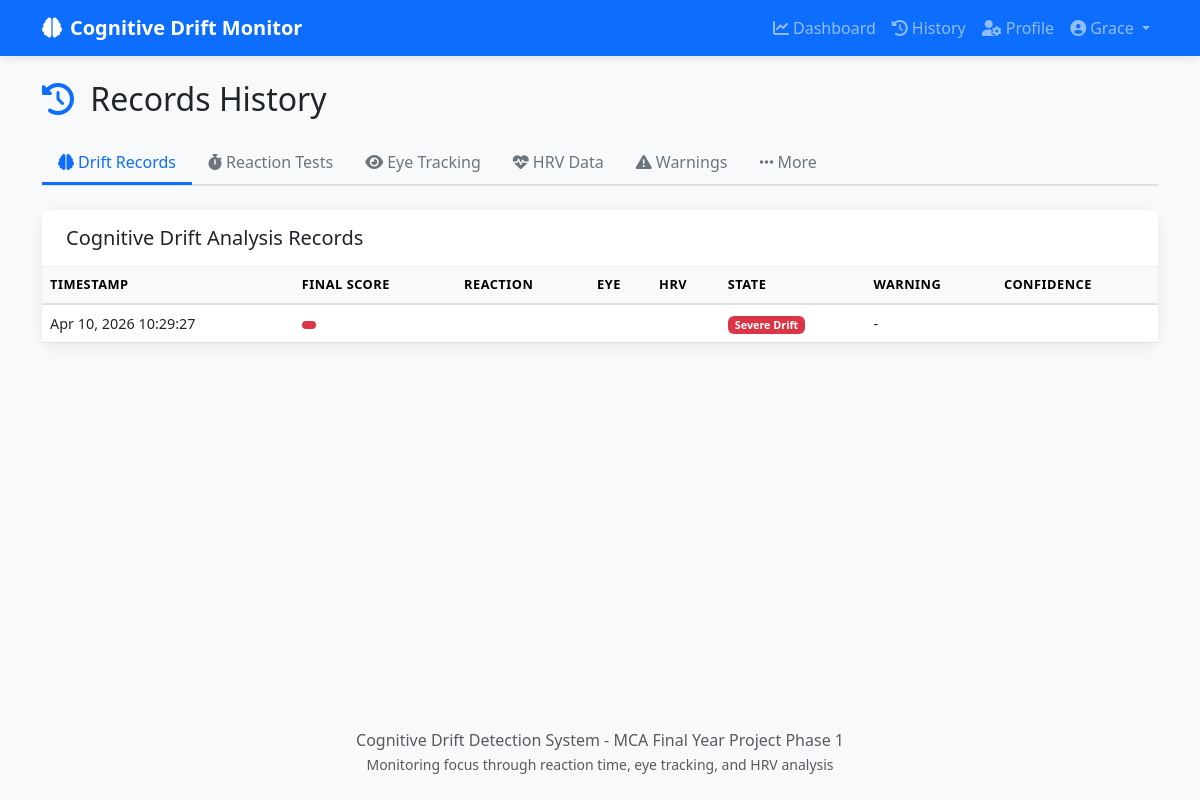
/history/ (signed in), run on an earlier commit of the app's database.
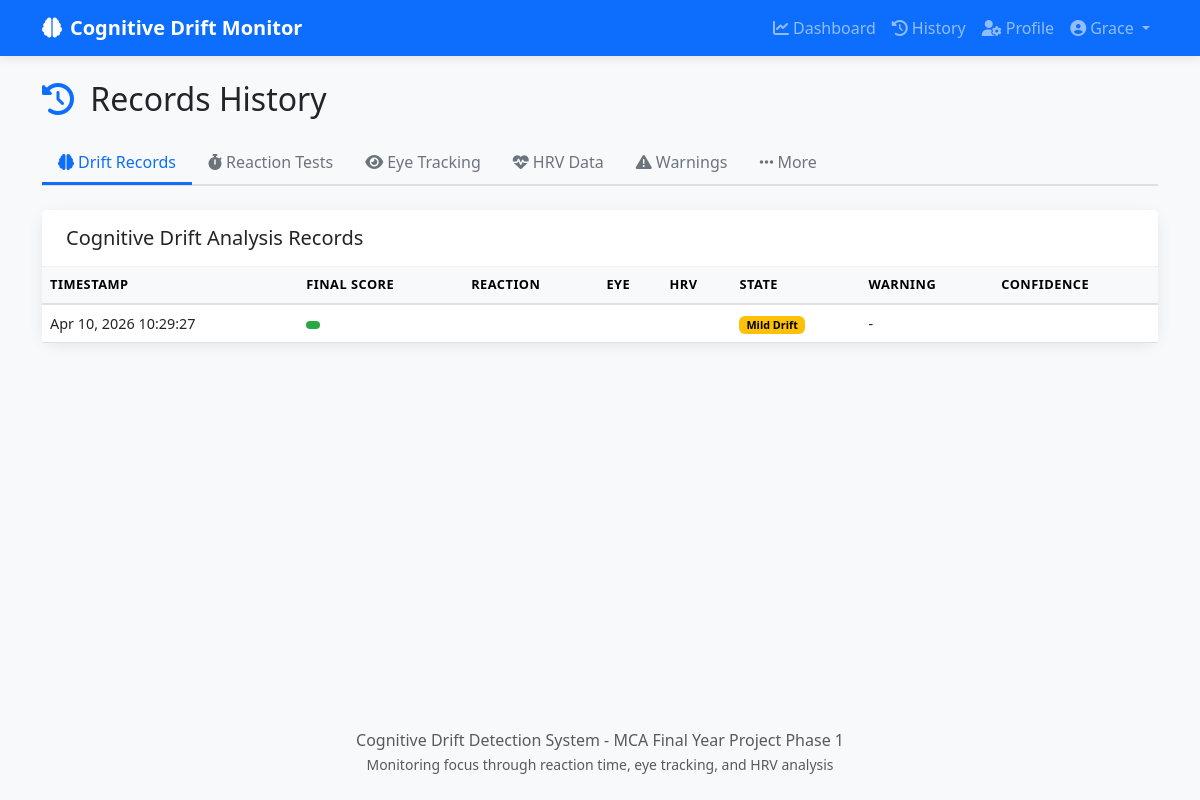
And on a later commit of the database.
### core/models.py (models this page shows, shortened)
class DriftRecord(models.Model):
    COGNITIVE_STATE_CHOICES = [
        ('focused', 'Focused'),
        ('mild_drift', 'Mild Drift'),
        ('moderate_drift', 'Moderate Drift'),
        ('severe_drift', 'Severe Drift'),
    ]
    WARNING_LEVEL_CHOICES = [
        ('none', 'None'),
        ('low', 'Low'),
        ('medium', 'Medium'),
        ('high', 'High'),
        ('critical', 'Critical'),
    ]
    user = models.ForeignKey(User, on_delete=models.CASCADE, related_name='drift_records')
    timestamp = models.DateTimeField(default=timezone.now)
    reaction_score = models.FloatField(null=True, blank=True, help_text="Reaction time based score (0-100)")
    eye_score = models.FloatField(null=True, blank=True, help_text="Eye tracking based score (0-100)")
    hrv_score = models.FloatField(null=True, blank=True, help_text="Heart rate variability score (0-100)")
    final_score = models.FloatField(null=True, blank=True, help_text="Combined final drift score (0-100, higher = more drift)")
    cognitive_state = models.CharField(max_length=20, choices=COGNITIVE_STATE_CHOICES, default='focused')
    warning_level = models.CharField(max_length=10, choices=WARNING_LEVEL_CHOICES, null=True, blank=True)
    reaction_triggered = models.BooleanField(default=False, help_text="Whether reaction test was triggered")
    confidence_score = models.FloatField(null=True, blank=True, help_text="Model confidence (0-1)")
    class Meta:
        verbose_name = "Drift Record"
        verbose_name_plural = "Drift Records"
        ordering = ['-timestamp']
        indexes = [
            models.Index(fields=['user', '-timestamp']),
        ]

### core/views.py (the view)
# urls.py: path('history/', views.history_view, name='history'),
@login_required
def history_view(request):
    user = request.user
    drift_records = DriftRecord.objects.filter(user=user).order_by('-timestamp')[:50]
    reaction_records = ReactionSession.objects.filter(user=user).order_by('-timestamp')[:20]
    eye_records = EyeRecord.objects.filter(user=user).order_by('-timestamp')[:20]
    hrv_records = HRVRecord.objects.filter(user=user).order_by('-timestamp')[:20]
    warning_records = WarningLog.objects.filter(user=user).order_by('-timestamp')[:20]
    goal_records = GoalRecord.objects.filter(user=user).order_by('-date')[:20]
    pomodoro_records = PomodoroSession.objects.filter(user=user).order_by('-start_time')[:20]
    distraction_records = DistractionRecord.objects.filter(user=user).order_by('-timestamp')[:20]
    context = {
        'drift_records': drift_records,
        'reaction_records': reaction_records,
        'eye_records': eye_records,
        'hrv_records': hrv_records,
        'warning_records': warning_records,
        'goal_records': goal_records,
        'pomodoro_records': pomodoro_records,
        'distraction_records': distraction_records,
    }
    return render(request, 'core/history.html', context)

### core/models.py (called while the page is built)
    @property
    def accuracy(self):
        if self.total_trials > 0:
            return (self.valid_trials / self.total_trials) * 100
        return 0

### templates/core/history.html (shortened to what this page needs)
{% extends 'base.html' %}
{% block content %}
<div class="container py-4">
    <h2 class="mb-4">
        <i class="fas fa-history me-2 text-primary"></i>
        Records History
    </h2>
    <ul class="nav nav-tabs mb-4" id="historyTabs" role="tablist">
        <li class="nav-item" role="presentation">
            <button class="nav-link active" id="drift-tab" data-bs-toggle="tab" data-bs-target="#drift" type="button">
                <i class="fas fa-brain me-1"></i>Drift Records
            </button>
        </li>
        <li class="nav-item" role="presentation">
            <button class="nav-link" id="reaction-tab" data-bs-toggle="tab" data-bs-target="#reaction" type="button">
                <i class="fas fa-stopwatch me-1"></i>Reaction Tests
            </button>
        </li>
        <li class="nav-item" role="presentation">
            <button class="nav-link" id="eye-tab" data-bs-toggle="tab" data-bs-target="#eye" type="button">
                <i class="fas fa-eye me-1"></i>Eye Tracking
            </button>
        </li>
        <li class="nav-item" role="presentation">
            <button class="nav-link" id="hrv-tab" data-bs-toggle="tab" data-bs-target="#hrv" type="button">
                <i class="fas fa-heartbeat me-1"></i>HRV Data
            </button>
        </li>
        <li class="nav-item" role="presentation">
            <button class="nav-link" id="warning-tab" data-bs-toggle="tab" data-bs-target="#warning" type="button">
                <i class="fas fa-exclamation-triangle me-1"></i>Warnings
            </button>
        </li>
        <li class="nav-item" role="presentation">
            <button class="nav-link" id="other-tab" data-bs-toggle="tab" data-bs-target="#other" type="button">
                <i class="fas fa-ellipsis-h me-1"></i>More
            </button>
        </li>
    </ul>
    <div class="tab-content" id="historyTabsContent">
        <div class="tab-pane fade show active" id="drift" role="tabpanel">
            <div class="card">
                <div class="card-header bg-white">
                    <h5 class="mb-0">Cognitive Drift Analysis Records</h5>
                </div>
                <div class="card-body p-0">
                    {% if drift_records %}
                        <div class="table-responsive">
                            <table class="table table-hover mb-0">
                                <thead class="table-light">
                                    <tr>
                                        <th>Timestamp</th>
                                        <th>Final Score</th>
                                        <th>Reaction</th>
                                        <th>Eye</th>
                                        <th>HRV</th>
                                        <th>State</th>
                                        <th>Warning</th>
                                        <th>Confidence</th>
                                    </tr>
                                </thead>
                                <tbody>
                                    {% for record in drift_records %}
                                        <tr>
                                            <td>{{ record.timestamp|date:"M d, Y H:i:s" }}</td>
                                            <td>
                                                <span class="badge bg-{% if record.final_score < 30 %}success{% elif record.final_score < 60 %}warning{% else %}danger{% endif %}">
                                                </span>
                                            </td>
                                            <td>{{ record.reaction_score|default:"--"|stringformat:"%.1f" }}</td>
                                            <td>{{ record.eye_score|default:"--"|stringformat:"%.1f" }}</td>
                                            <td>{{ record.hrv_score|default:"--"|stringformat:"%.1f" }}</td>
                                            <td>
                                                <span class="badge bg-{% if record.cognitive_state == 'focused' %}success{% elif record.cognitive_state == 'mild_drift' %}warning{% else %}danger{% endif %}">
                                                    {{ record.get_cognitive_state_display }}
                                                </span>
                                            </td>
                                            <td>{{ record.get_warning_level_display|default:"-" }}</td>
                                            <td>{{ record.confidence_score|default:"--"|stringformat:"%.2f" }}</td>
                                        </tr>
                                    {% endfor %}
                                </tbody>
                            </table>
                        </div>
                    {% else %}
                        <div class="text-center py-5 text-muted">
                            <i class="fas fa-brain fa-3x mb-3"></i>
                            <p>No drift records found. Start monitoring to see data here.</p>
                        </div>
                    {% endif %}
                </div>
            </div>
        </div>
    </div>
</div>
{% endblock %}

### templates/base.html (shortened to what this page needs)
<!DOCTYPE html>
<html lang="en">
<head>
    <link href="https://cdn.jsdelivr.net/npm/bootstrap@5.3.0/dist/css/bootstrap.min.css" rel="stylesheet">
    <link href="https://cdnjs.cloudflare.com/ajax/libs/font-awesome/6.4.0/css/all.min.css" rel="stylesheet">
    {% load static %}
    <link rel="stylesheet" href="{% static 'css/style.css' %}">
</head>
<body>
    <nav class="navbar navbar-expand-lg navbar-dark bg-primary">
        <div class="container">
            <a class="navbar-brand" href="{% url 'home' %}">
                <i class="fas fa-brain me-2"></i>Cognitive Drift Monitor
            </a>
            <div class="collapse navbar-collapse" id="navbarNav">
                <ul class="navbar-nav ms-auto">
                    {% if user.is_authenticated %}
                        <li class="nav-item">
                            <a class="nav-link" href="{% url 'dashboard' %}">
                                <i class="fas fa-chart-line me-1"></i>Dashboard
                            </a>
                        </li>
                        <li class="nav-item">
                            <a class="nav-link" href="{% url 'history' %}">
                                <i class="fas fa-history me-1"></i>History
                            </a>
                        </li>
                        <li class="nav-item">
                            <a class="nav-link" href="{% url 'profile' %}">
                                <i class="fas fa-user-cog me-1"></i>Profile
                            </a>
                        </li>
                        <li class="nav-item dropdown">
                            <a class="nav-link dropdown-toggle" href="#" id="userDropdown" role="button" data-bs-toggle="dropdown">
                                <i class="fas fa-user-circle me-1"></i>{{ user.username }}
                            </a>
                        </li>
                    {% endif %}
                </ul>
            </div>
        </div>
    </nav>
    <main>
        {% block content %}{% endblock %}
    </main>
    <footer class="bg-light py-4 mt-5">
        <div class="container text-center">
            <p class="text-muted mb-0">
                Cognitive Drift Detection System - MCA Final Year Project Phase 1
            </p>
            <small class="text-muted">
                Monitoring focus through reaction time, eye tracking, and HRV analysis
            </small>
        </div>
    </footer>
</body>
</html>

### static/css/style.css (style rules this page uses)
:root { --primary-color: #0d6efd; --secondary-color: #6c757d; --success-color: #28a745; --warning-color: #ffc107; --danger-color: #dc3545; --info-color: #0dcaf0; --light-bg: #f8f9fa; --dark-bg: #212529; }
* { box-sizing: border-box; }
body { font-family: 'Segoe UI', Tahoma, Geneva, Verdana, sans-serif; background-color: var(--light-bg); min-height: 100vh; display: flex; flex-direction: column; }
main { flex: 1; }
.navbar { box-shadow: 0 2px 10px rgba(0, 0, 0, 0.1); }
.navbar-brand { font-weight: 600; }
.card { border: none; border-radius: 15px; box-shadow: 0 3px 15px rgba(0, 0, 0, 0.08); }
.card-header { border-bottom: 1px solid rgba(0, 0, 0, 0.05); padding: 1rem 1.5rem; }
.table { font-size: 0.9rem; }
.table thead th { border-bottom: 2px solid #e0e0e0; font-weight: 600; text-transform: uppercase; font-size: 0.8rem; letter-spacing: 0.5px; }
.nav-tabs { border-bottom: 2px solid #e0e0e0; }
.nav-tabs .nav-link { border: none; border-bottom: 3px solid transparent; color: var(--secondary-color); font-weight: 500; }
.nav-tabs .nav-link.active { border: none; border-bottom: 3px solid var(--primary-color); color: var(--primary-color); background: transparent; }
.badge.bg-success { background-color: var(--success-color) !important; }
.badge.bg-warning { background-color: var(--warning-color) !important; color: #000 !important; }

What changed in the data, as far as the page shows it:
changed DriftRecord: final_score empty → 28.429 (drawn); cognitive_state "Severe Drift" → "Mild Drift"
